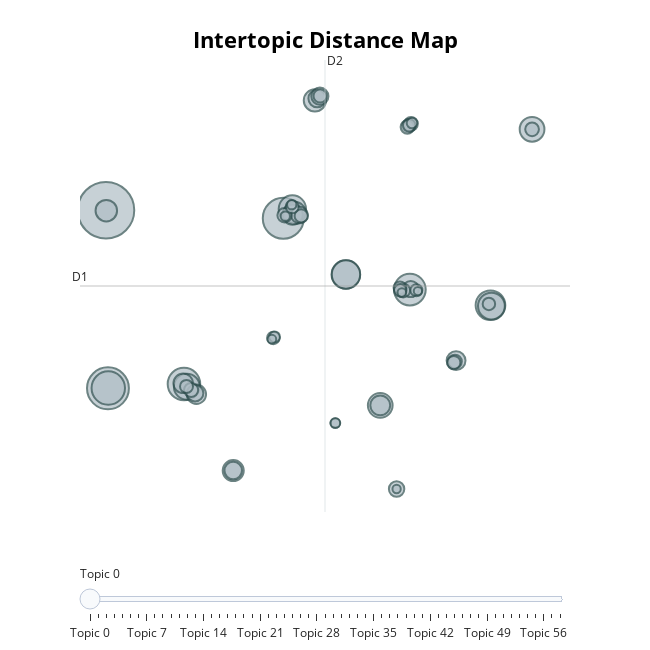

Notebook code cell kept with this figure:
### Code cell
topic_model.visualize_topics()
